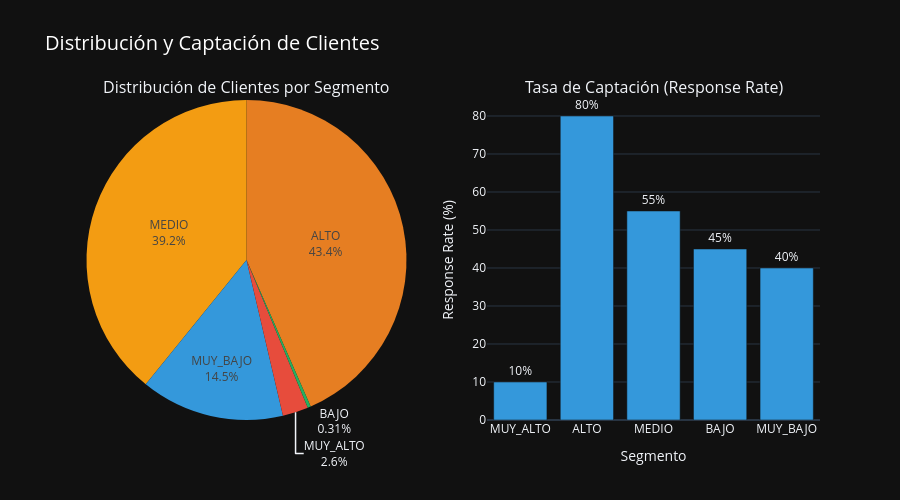

The code cell stored with this chart in its notebook:
### Code cell
# ══════════════════════════════════════════════════════════════
# GRÁFICO 3: Distribución de Clientes y Captación
# ══════════════════════════════════════════════════════════════

fig3 = make_subplots(
    rows=1, cols=2,
    subplot_titles=('Distribución de Clientes por Segmento', 'Tasa de Captación (Response Rate)'),
    specs=[[{'type': 'pie'}, {'type': 'bar'}]]
)

# Pie chart - Distribución de clientes
fig3.add_trace(
    go.Pie(
        labels=df_roi['Segmento'],
        values=df_roi['N_Clientes'],
        marker=dict(colors=['#e74c3c', '#e67e22', '#f39c12', '#27ae60', '#3498db']),
        textinfo='label+percent',
        textfont=dict(size=12),
        hovertemplate='<b>%{label}</b><br>%{value:,} clientes<br>%{percent}<extra></extra>'
    ),
    row=1, col=1
)

# Bar chart - Response Rate
fig3.add_trace(
    go.Bar(
        x=df_roi['Segmento'],
        y=df_roi['RR_%'],
        marker_color='#3498db',
        text=[f"{v}%" for v in df_roi['RR_%']],
        textposition='outside',
        textfont=dict(size=12),
        showlegend=False
    ),
    row=1, col=2
)

fig3.update_xaxes(title_text="Segmento", row=1, col=2)
fig3.update_yaxes(title_text="Response Rate (%)", row=1, col=2)

fig3.update_layout(
    title=dict(
        text='Distribución y Captación de Clientes',
        font=dict(size=20, color='white')
    ),
    template='plotly_dark',
    height=500,
    showlegend=False
)

fig3.show()

print("📊 Interpretación: A la izquierda vemos cuántos clientes hay en cada segmento.")
print("   A la derecha, qué % esperamos captar con cada estrategia (ALTO tiene 80% por estrategia premium).")

### Figure 1 — Plotly figure (JSON) as saved in the notebook; plotly's stock layout.template omitted (floating-point values rounded to 4 significant figures)
{"data": [{"domain": {"x": [0, 0.45], "y": [0, 1]}, "hovertemplate": "<b>%{label}</b><br>%{value:,} clientes<br>%{percent}<extra></extra>", "labels": ["MUY_ALTO", "ALTO", "MEDIO", "BAJO", "MUY_BAJO"], "marker": {"colors": ["#e74c3c", "#e67e22", "#f39c12", "#27ae60", "#3498db"]}, "textfont": {"size": 12}, "textinfo": "label+percent", "type": "pie", "values": [260, 4343, 3916, 31, 1450]}, {"marker": {"color": "#3498db"}, "showlegend": false, "text": ["10%", "80%", "55%", "45%", "40%"], "textfont": {"size": 12}, "textposition": "outside", "type": "bar", "x": ["MUY_ALTO", "ALTO", "MEDIO", "BAJO", "MUY_BAJO"], "xaxis": "x", "y": [10, 80, 55, 45, 40], "yaxis": "y"}], "layout": {"annotations": [{"font": {"size": 16}, "showarrow": false, "text": "Distribución de Clientes por Segmento", "x": 0.225, "xanchor": "center", "xref": "paper", "y": 1, "yanchor": "bottom", "yref": "paper"}, {"font": {"size": 16}, "showarrow": false, "text": "Tasa de Captación (Response Rate)", "x": 0.775, "xanchor": "center", "xref": "paper", "y": 1, "yanchor": "bottom", "yref": "paper"}], "height": 500, "showlegend": false, "title": {"font": {"color": "white", "size": 20}, "text": "Distribución y Captación de Clientes"}, "xaxis": {"anchor": "y", "domain": [0.55, 1], "title": {"text": "Segmento"}}, "yaxis": {"anchor": "x", "domain": [0, 1], "title": {"text": "Response Rate (%)"}}}}
